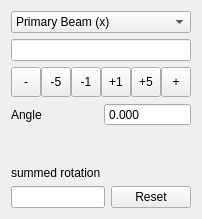
<ui version="4.0" >
 <class>Form</class>
 <widget class="QWidget" name="Form" >
  <property name="geometry" >
   <rect>
    <x>0</x>
    <y>0</y>
    <width>200</width>
    <height>219</height>
   </rect>
  </property>
  <property name="windowTitle" >
   <string>Rotation</string>
  </property>
  <layout class="QGridLayout" name="gridLayout" >
   <item row="0" column="0" colspan="2" >
    <widget class="QComboBox" name="comboBox" >
     <item>
      <property name="text" >
       <string>Primary Beam (x)</string>
      </property>
     </item>
     <item>
      <property name="text" >
       <string>Horizontal (y)</string>
      </property>
     </item>
     <item>
      <property name="text" >
       <string>Vertical (z)</string>
      </property>
     </item>
     <item>
      <property name="text" >
       <string>arbitary lab axis</string>
      </property>
     </item>
     <item>
      <property name="text" >
       <string>reciprocal space vector</string>
      </property>
     </item>
     <item>
      <property name="text" >
       <string>direct space vector</string>
      </property>
     </item>
    </widget>
   </item>
   <item row="1" column="0" colspan="2" >
    <widget class="QLineEdit" name="lineEdit_2" />
   </item>
   <item row="2" column="0" colspan="2" >
    <layout class="QHBoxLayout" name="horizontalLayout" >
     <property name="spacing" >
      <number>0</number>
     </property>
     <property name="sizeConstraint" >
      <enum>QLayout::SetMinAndMaxSize</enum>
     </property>
     <item>
      <widget class="QToolButton" name="toolButton_10" >
       <property name="sizePolicy" >
        <sizepolicy vsizetype="Fixed" hsizetype="Fixed" >
         <horstretch>30</horstretch>
         <verstretch>30</verstretch>
        </sizepolicy>
       </property>
       <property name="minimumSize" >
        <size>
         <width>30</width>
         <height>30</height>
        </size>
       </property>
       <property name="text" >
        <string>-</string>
       </property>
      </widget>
     </item>
     <item>
      <widget class="QToolButton" name="toolButton_8" >
       <property name="sizePolicy" >
        <sizepolicy vsizetype="Fixed" hsizetype="Fixed" >
         <horstretch>30</horstretch>
         <verstretch>30</verstretch>
        </sizepolicy>
       </property>
       <property name="minimumSize" >
        <size>
         <width>30</width>
         <height>30</height>
        </size>
       </property>
       <property name="text" >
        <string>-5</string>
       </property>
      </widget>
     </item>
     <item>
      <widget class="QToolButton" name="toolButton_7" >
       <property name="sizePolicy" >
        <sizepolicy vsizetype="Fixed" hsizetype="Fixed" >
         <horstretch>30</horstretch>
         <verstretch>30</verstretch>
        </sizepolicy>
       </property>
       <property name="minimumSize" >
        <size>
         <width>30</width>
         <height>30</height>
        </size>
       </property>
       <property name="text" >
        <string>-1</string>
       </property>
      </widget>
     </item>
     <item>
      <widget class="QToolButton" name="toolButton" >
       <property name="sizePolicy" >
        <sizepolicy vsizetype="Fixed" hsizetype="Fixed" >
         <horstretch>30</horstretch>
         <verstretch>30</verstretch>
        </sizepolicy>
       </property>
       <property name="minimumSize" >
        <size>
         <width>30</width>
         <height>30</height>
        </size>
       </property>
       <property name="maximumSize" >
        <size>
         <width>30</width>
         <height>30</height>
        </size>
       </property>
       <property name="text" >
        <string>+1</string>
       </property>
      </widget>
     </item>
     <item>
      <widget class="QToolButton" name="toolButton_2" >
       <property name="sizePolicy" >
        <sizepolicy vsizetype="Fixed" hsizetype="Fixed" >
         <horstretch>30</horstretch>
         <verstretch>30</verstretch>
        </sizepolicy>
       </property>
       <property name="minimumSize" >
        <size>
         <width>30</width>
         <height>30</height>
        </size>
       </property>
       <property name="text" >
        <string>+5</string>
       </property>
      </widget>
     </item>
     <item>
      <widget class="QToolButton" name="toolButton_4" >
       <property name="sizePolicy" >
        <sizepolicy vsizetype="Fixed" hsizetype="Fixed" >
         <horstretch>30</horstretch>
         <verstretch>30</verstretch>
        </sizepolicy>
       </property>
       <property name="minimumSize" >
        <size>
         <width>30</width>
         <height>30</height>
        </size>
       </property>
       <property name="text" >
        <string>+</string>
       </property>
      </widget>
     </item>
     <item>
      <spacer name="horizontalSpacer" >
       <property name="orientation" >
        <enum>Qt::Horizontal</enum>
       </property>
       <property name="sizeHint" stdset="0" >
        <size>
         <width>40</width>
         <height>20</height>
        </size>
       </property>
      </spacer>
     </item>
    </layout>
   </item>
   <item row="3" column="0" colspan="2" >
    <layout class="QHBoxLayout" name="horizontalLayout_2" >
     <item>
      <widget class="QLabel" name="label_3" >
       <property name="text" >
        <string>Angle</string>
       </property>
       <property name="buddy" >
        <cstring>doubleSpinBox</cstring>
       </property>
      </widget>
     </item>
     <item>
      <widget class="QDoubleSpinBox" name="doubleSpinBox" >
       <property name="buttonSymbols" >
        <enum>QAbstractSpinBox::NoButtons</enum>
       </property>
       <property name="decimals" >
        <number>3</number>
       </property>
       <property name="minimum" >
        <double>0.000000000000000</double>
       </property>
       <property name="maximum" >
        <double>360.000000000000000</double>
       </property>
      </widget>
     </item>
    </layout>
   </item>
   <item row="4" column="0" colspan="2" >
    <widget class="QLabel" name="label" >
     <property name="text" >
      <string>summed rotation</string>
     </property>
     <property name="alignment" >
      <set>Qt::AlignBottom|Qt::AlignLeading|Qt::AlignLeft</set>
     </property>
     <property name="buddy" >
      <cstring>lineEdit</cstring>
     </property>
    </widget>
   </item>
   <item row="5" column="0" >
    <widget class="QLineEdit" name="lineEdit" />
   </item>
   <item row="5" column="1" >
    <widget class="QPushButton" name="pushButton_13" >
     <property name="text" >
      <string>Reset</string>
     </property>
    </widget>
   </item>
  </layout>
 </widget>
 <tabstops>
  <tabstop>comboBox</tabstop>
  <tabstop>doubleSpinBox</tabstop>
  <tabstop>toolButton_10</tabstop>
  <tabstop>toolButton_8</tabstop>
  <tabstop>toolButton_7</tabstop>
  <tabstop>toolButton</tabstop>
  <tabstop>toolButton_2</tabstop>
  <tabstop>toolButton_4</tabstop>
  <tabstop>lineEdit</tabstop>
  <tabstop>pushButton_13</tabstop>
 </tabstops>
 <resources/>
 <connections/>
</ui>
